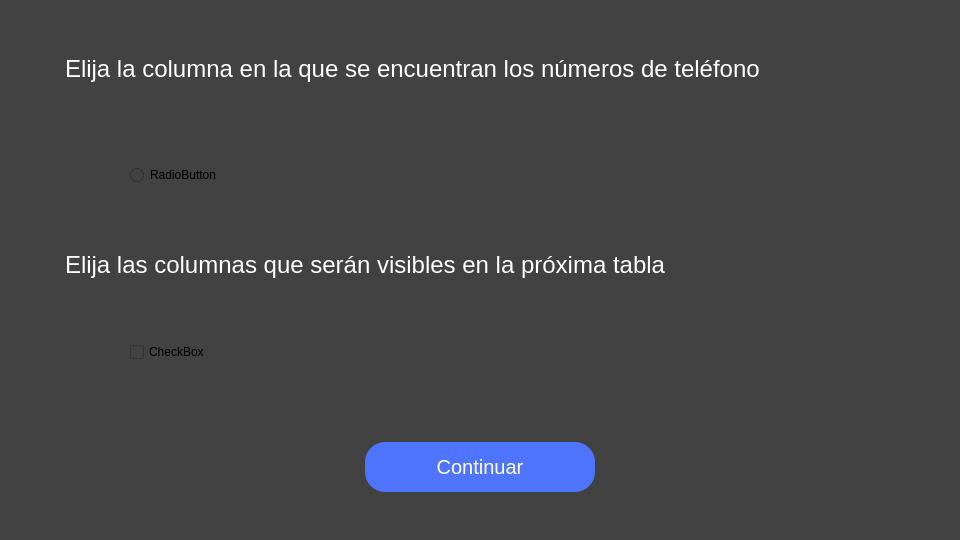
<?xml version="1.0" encoding="UTF-8"?>
<ui version="4.0">
 <class>MainWindow</class>
 <widget class="QMainWindow" name="MainWindow">
  <property name="geometry">
   <rect>
    <x>0</x>
    <y>0</y>
    <width>960</width>
    <height>540</height>
   </rect>
  </property>
  <property name="minimumSize">
   <size>
    <width>960</width>
    <height>540</height>
   </size>
  </property>
  <property name="maximumSize">
   <size>
    <width>960</width>
    <height>540</height>
   </size>
  </property>
  <property name="windowTitle">
   <string>MainWindow</string>
  </property>
  <widget class="QWidget" name="centralwidget">
   <property name="minimumSize">
    <size>
     <width>960</width>
     <height>540</height>
    </size>
   </property>
   <property name="maximumSize">
    <size>
     <width>960</width>
     <height>540</height>
    </size>
   </property>
   <widget class="QStackedWidget" name="stackedWidget">
    <property name="geometry">
     <rect>
      <x>0</x>
      <y>0</y>
      <width>960</width>
      <height>540</height>
     </rect>
    </property>
    <property name="minimumSize">
     <size>
      <width>960</width>
      <height>540</height>
     </size>
    </property>
    <property name="maximumSize">
     <size>
      <width>960</width>
      <height>540</height>
     </size>
    </property>
    <property name="styleSheet">
     <string notr="true">background-color: rgb(66, 66, 66);</string>
    </property>
    <property name="frameShape">
     <enum>QFrame::NoFrame</enum>
    </property>
    <property name="currentIndex">
     <number>0</number>
    </property>
    <widget class="QWidget" name="select_column">
     <property name="minimumSize">
      <size>
       <width>960</width>
       <height>540</height>
      </size>
     </property>
     <property name="maximumSize">
      <size>
       <width>960</width>
       <height>540</height>
      </size>
     </property>
     <widget class="QLabel" name="label_2">
      <property name="geometry">
       <rect>
        <x>65</x>
        <y>44</y>
        <width>771</width>
        <height>51</height>
       </rect>
      </property>
      <property name="styleSheet">
       <string notr="true">background-color: rgba(255, 255, 255, 0);</string>
      </property>
      <property name="text">
       <string>&lt;html&gt;&lt;head/&gt;&lt;body&gt;&lt;p&gt;&lt;span style=&quot; font-size:18pt; color:#ffffff;&quot;&gt;Elija la columna en la que se encuentran los números de teléfono&lt;/span&gt;&lt;/p&gt;&lt;/body&gt;&lt;/html&gt;</string>
      </property>
     </widget>
     <widget class="QFrame" name="select_number_frame">
      <property name="geometry">
       <rect>
        <x>130</x>
        <y>120</y>
        <width>700</width>
        <height>110</height>
       </rect>
      </property>
      <property name="frameShape">
       <enum>QFrame::StyledPanel</enum>
      </property>
      <property name="frameShadow">
       <enum>QFrame::Raised</enum>
      </property>
      <widget class="QWidget" name="gridLayoutWidget">
       <property name="geometry">
        <rect>
         <x>0</x>
         <y>0</y>
         <width>701</width>
         <height>111</height>
        </rect>
       </property>
       <layout class="QGridLayout" name="select_number">
        <item row="0" column="0">
         <widget class="QRadioButton" name="radioButton">
          <property name="text">
           <string>RadioButton</string>
          </property>
         </widget>
        </item>
       </layout>
      </widget>
     </widget>
     <widget class="QLabel" name="label_9">
      <property name="geometry">
       <rect>
        <x>65</x>
        <y>240</y>
        <width>771</width>
        <height>51</height>
       </rect>
      </property>
      <property name="styleSheet">
       <string notr="true">background-color: rgba(255, 255, 255, 0);</string>
      </property>
      <property name="text">
       <string>&lt;html&gt;&lt;head/&gt;&lt;body&gt;&lt;p&gt;&lt;span style=&quot; font-size:18pt; color:#ffffff;&quot;&gt;Elija las columnas que serán visibles en la próxima tabla&lt;/span&gt;&lt;/p&gt;&lt;/body&gt;&lt;/html&gt;</string>
      </property>
     </widget>
     <widget class="QFrame" name="select_columns_frame">
      <property name="geometry">
       <rect>
        <x>130</x>
        <y>297</y>
        <width>700</width>
        <height>110</height>
       </rect>
      </property>
      <property name="frameShape">
       <enum>QFrame::StyledPanel</enum>
      </property>
      <property name="frameShadow">
       <enum>QFrame::Raised</enum>
      </property>
      <widget class="QWidget" name="gridLayoutWidget_3">
       <property name="geometry">
        <rect>
         <x>0</x>
         <y>0</y>
         <width>701</width>
         <height>111</height>
        </rect>
       </property>
       <layout class="QGridLayout" name="select_columns">
        <item row="0" column="0">
         <widget class="QCheckBox" name="checkBox">
          <property name="text">
           <string>CheckBox</string>
          </property>
         </widget>
        </item>
       </layout>
      </widget>
     </widget>
     <widget class="QPushButton" name="start_button_3">
      <property name="geometry">
       <rect>
        <x>365</x>
        <y>442</y>
        <width>230</width>
        <height>50</height>
       </rect>
      </property>
      <property name="font">
       <font>
        <pointsize>15</pointsize>
       </font>
      </property>
      <property name="styleSheet">
       <string notr="true">QPushButton{
	background-color: rgb(79, 117, 255);
border-radius: 20px;
color: white;
}
QPushButton:hover{
	background-color: rgb(76, 163, 255);
}
QPushButton:pressed{
background-color: rgb(79, 117, 255);
}</string>
      </property>
      <property name="text">
       <string>Continuar</string>
      </property>
     </widget>
    </widget>
    <widget class="QWidget" name="main">
     <property name="minimumSize">
      <size>
       <width>960</width>
       <height>540</height>
      </size>
     </property>
     <property name="maximumSize">
      <size>
       <width>960</width>
       <height>540</height>
      </size>
     </property>
     <widget class="QFrame" name="main_frame">
      <property name="geometry">
       <rect>
        <x>0</x>
        <y>0</y>
        <width>960</width>
        <height>540</height>
       </rect>
      </property>
      <property name="minimumSize">
       <size>
        <width>960</width>
        <height>540</height>
       </size>
      </property>
      <property name="maximumSize">
       <size>
        <width>960</width>
        <height>540</height>
       </size>
      </property>
      <property name="autoFillBackground">
       <bool>false</bool>
      </property>
      <property name="styleSheet">
       <string notr="true">background-color: rgb(66, 66, 66);</string>
      </property>
      <property name="frameShape">
       <enum>QFrame::StyledPanel</enum>
      </property>
      <property name="frameShadow">
       <enum>QFrame::Sunken</enum>
      </property>
      <widget class="QLabel" name="label">
       <property name="geometry">
        <rect>
         <x>65</x>
         <y>44</y>
         <width>391</width>
         <height>51</height>
        </rect>
       </property>
       <property name="styleSheet">
        <string notr="true">background-color: rgba(255, 255, 255, 0);</string>
       </property>
       <property name="text">
        <string>&lt;html&gt;&lt;head/&gt;&lt;body&gt;&lt;p&gt;&lt;span style=&quot; font-size:18pt; color:#ffffff;&quot;&gt;Ingrese el mensaje que se enviará&lt;/span&gt;&lt;/p&gt;&lt;/body&gt;&lt;/html&gt;</string>
       </property>
      </widget>
      <widget class="QTextEdit" name="message_text">
       <property name="geometry">
        <rect>
         <x>65</x>
         <y>100</y>
         <width>830</width>
         <height>64</height>
        </rect>
       </property>
       <property name="autoFillBackground">
        <bool>true</bool>
       </property>
       <property name="styleSheet">
        <string notr="true">resize:none;
color: black;
background-color: rgb(217, 217, 217);</string>
       </property>
       <property name="verticalScrollBarPolicy">
        <enum>Qt::ScrollBarAsNeeded</enum>
       </property>
       <property name="tabChangesFocus">
        <bool>false</bool>
       </property>
       <property name="placeholderText">
        <string>Ingrese el texto que mandara.</string>
       </property>
      </widget>
      <widget class="QPushButton" name="start_main_button">
       <property name="geometry">
        <rect>
         <x>365</x>
         <y>442</y>
         <width>230</width>
         <height>50</height>
        </rect>
       </property>
       <property name="font">
        <font>
         <pointsize>15</pointsize>
        </font>
       </property>
       <property name="styleSheet">
        <string notr="true">QPushButton{
	background-color: rgb(79, 117, 255);
border-radius: 20px;
color: white;
}
QPushButton:hover{
	background-color: rgb(76, 163, 255);
}
QPushButton:pressed{
background-color: rgb(79, 117, 255);
}</string>
       </property>
       <property name="text">
        <string>Iniciar</string>
       </property>
      </widget>
      <widget class="QTableWidget" name="tableWidget">
       <property name="geometry">
        <rect>
         <x>190</x>
         <y>191</y>
         <width>578</width>
         <height>216</height>
        </rect>
       </property>
       <property name="sizePolicy">
        <sizepolicy hsizetype="Fixed" vsizetype="Fixed">
         <horstretch>0</horstretch>
         <verstretch>0</verstretch>
        </sizepolicy>
       </property>
       <property name="maximumSize">
        <size>
         <width>2000</width>
         <height>2000</height>
        </size>
       </property>
       <property name="styleSheet">
        <string notr="true">QTableWidget{
	background-color: rgb(255, 255, 255);
gridline-color: rgb(0,206,151);
font-size: 12px;
}
QHeaderView::section{
	background-color: rgb(46, 112, 255);
border: 1px solid rgb(0,0,0);
font-size: 12px;
}
QTableWidget:QTableCornerButton::section{
	background-color: rgb(0,0,0);
border: 1px solid rgb(0,206,151);
}</string>
       </property>
       <property name="frameShadow">
        <enum>QFrame::Raised</enum>
       </property>
       <attribute name="horizontalHeaderVisible">
        <bool>true</bool>
       </attribute>
       <attribute name="horizontalHeaderCascadingSectionResizes">
        <bool>false</bool>
       </attribute>
       <attribute name="horizontalHeaderMinimumSectionSize">
        <number>50</number>
       </attribute>
       <attribute name="horizontalHeaderDefaultSectionSize">
        <number>199</number>
       </attribute>
       <attribute name="horizontalHeaderHighlightSections">
        <bool>true</bool>
       </attribute>
       <attribute name="horizontalHeaderShowSortIndicator" stdset="0">
        <bool>false</bool>
       </attribute>
       <attribute name="horizontalHeaderStretchLastSection">
        <bool>true</bool>
       </attribute>
       <attribute name="verticalHeaderVisible">
        <bool>true</bool>
       </attribute>
      </widget>
     </widget>
    </widget>
    <widget class="QWidget" name="load_browser">
     <property name="maximumSize">
      <size>
       <width>960</width>
       <height>540</height>
      </size>
     </property>
     <widget class="QFrame" name="browser_frame">
      <property name="geometry">
       <rect>
        <x>0</x>
        <y>0</y>
        <width>960</width>
        <height>540</height>
       </rect>
      </property>
      <property name="styleSheet">
       <string notr="true">background-color: rgb(66, 66, 66);</string>
      </property>
      <property name="frameShape">
       <enum>QFrame::StyledPanel</enum>
      </property>
      <property name="frameShadow">
       <enum>QFrame::Raised</enum>
      </property>
      <widget class="QLabel" name="whatsapp_label">
       <property name="geometry">
        <rect>
         <x>405</x>
         <y>170</y>
         <width>150</width>
         <height>150</height>
        </rect>
       </property>
       <property name="styleSheet">
        <string notr="true">background-color: rgba(255, 255, 255, 0);</string>
       </property>
       <property name="text">
        <string/>
       </property>
       <property name="pixmap">
        <pixmap>../assets/icons/main/whatsapp.png</pixmap>
       </property>
       <property name="scaledContents">
        <bool>true</bool>
       </property>
      </widget>
      <widget class="QLabel" name="label_8">
       <property name="geometry">
        <rect>
         <x>65</x>
         <y>44</y>
         <width>391</width>
         <height>51</height>
        </rect>
       </property>
       <property name="styleSheet">
        <string notr="true">background-color: rgba(255, 255, 255, 0);</string>
       </property>
       <property name="text">
        <string>&lt;html&gt;&lt;head/&gt;&lt;body&gt;&lt;p&gt;&lt;span style=&quot; font-size:18pt; color:#ffffff;&quot;&gt;Abriendo Whatsapp Web&lt;/span&gt;&lt;/p&gt;&lt;/body&gt;&lt;/html&gt;</string>
       </property>
      </widget>
     </widget>
    </widget>
    <widget class="QWidget" name="load_qr">
     <property name="minimumSize">
      <size>
       <width>960</width>
       <height>540</height>
      </size>
     </property>
     <property name="maximumSize">
      <size>
       <width>960</width>
       <height>540</height>
      </size>
     </property>
     <widget class="QLabel" name="label_4">
      <property name="geometry">
       <rect>
        <x>405</x>
        <y>170</y>
        <width>150</width>
        <height>150</height>
       </rect>
      </property>
      <property name="styleSheet">
       <string notr="true">background-color: rgba(255, 255, 255, 0);</string>
      </property>
      <property name="text">
       <string/>
      </property>
      <property name="pixmap">
       <pixmap>../assets/icons/main/whatsapp.png</pixmap>
      </property>
      <property name="scaledContents">
       <bool>true</bool>
      </property>
     </widget>
     <widget class="QLabel" name="label_5">
      <property name="geometry">
       <rect>
        <x>65</x>
        <y>44</y>
        <width>461</width>
        <height>51</height>
       </rect>
      </property>
      <property name="text">
       <string>&lt;html&gt;&lt;head/&gt;&lt;body&gt;&lt;p&gt;&lt;span style=&quot; font-size:18pt; color:#ffffff;&quot;&gt;Escanear el código QR de Whatsapp Web&lt;/span&gt;&lt;/p&gt;&lt;/body&gt;&lt;/html&gt;</string>
      </property>
     </widget>
     <widget class="QLabel" name="label_6">
      <property name="geometry">
       <rect>
        <x>65</x>
        <y>379</y>
        <width>301</width>
        <height>31</height>
       </rect>
      </property>
      <property name="text">
       <string>&lt;html&gt;&lt;head/&gt;&lt;body&gt;&lt;p&gt;&lt;span style=&quot; font-size:18pt; color:#ffffff;&quot;&gt;Una vez escaneado, presionar continuar.&lt;/span&gt;&lt;/p&gt;&lt;/body&gt;&lt;/html&gt;</string>
      </property>
     </widget>
     <widget class="QPushButton" name="start_qr_button">
      <property name="geometry">
       <rect>
        <x>365</x>
        <y>431</y>
        <width>230</width>
        <height>50</height>
       </rect>
      </property>
      <property name="font">
       <font>
        <pointsize>15</pointsize>
       </font>
      </property>
      <property name="styleSheet">
       <string notr="true">QPushButton{
	background-color: rgb(79, 117, 255);
border-radius: 20px;
color: white;
}
QPushButton:hover{
	background-color: rgb(76, 163, 255);
}
QPushButton:pressed{
background-color: rgb(79, 117, 255);
}</string>
      </property>
      <property name="text">
       <string>Continuar</string>
      </property>
     </widget>
    </widget>
    <widget class="QWidget" name="main_run">
     <property name="minimumSize">
      <size>
       <width>960</width>
       <height>540</height>
      </size>
     </property>
     <property name="maximumSize">
      <size>
       <width>960</width>
       <height>540</height>
      </size>
     </property>
     <widget class="QFrame" name="main_run_frame">
      <property name="geometry">
       <rect>
        <x>0</x>
        <y>0</y>
        <width>960</width>
        <height>540</height>
       </rect>
      </property>
      <property name="minimumSize">
       <size>
        <width>960</width>
        <height>540</height>
       </size>
      </property>
      <property name="maximumSize">
       <size>
        <width>960</width>
        <height>540</height>
       </size>
      </property>
      <property name="autoFillBackground">
       <bool>false</bool>
      </property>
      <property name="styleSheet">
       <string notr="true">background-color: rgb(66, 66, 66);</string>
      </property>
      <property name="frameShape">
       <enum>QFrame::StyledPanel</enum>
      </property>
      <property name="frameShadow">
       <enum>QFrame::Sunken</enum>
      </property>
      <widget class="QLabel" name="label_10">
       <property name="geometry">
        <rect>
         <x>65</x>
         <y>44</y>
         <width>391</width>
         <height>51</height>
        </rect>
       </property>
       <property name="styleSheet">
        <string notr="true">background-color: rgba(255, 255, 255, 0);</string>
       </property>
       <property name="text">
        <string>&lt;html&gt;&lt;head/&gt;&lt;body&gt;&lt;p&gt;&lt;span style=&quot; font-size:18pt; color:#ffffff;&quot;&gt;Enviando mensajes&lt;/span&gt;&lt;/p&gt;&lt;/body&gt;&lt;/html&gt;</string>
       </property>
      </widget>
      <widget class="QTextEdit" name="message_text_2">
       <property name="geometry">
        <rect>
         <x>65</x>
         <y>100</y>
         <width>830</width>
         <height>64</height>
        </rect>
       </property>
       <property name="autoFillBackground">
        <bool>true</bool>
       </property>
       <property name="styleSheet">
        <string notr="true">resize:none;
color: black;
background-color: rgb(217, 217, 217);</string>
       </property>
       <property name="verticalScrollBarPolicy">
        <enum>Qt::ScrollBarAsNeeded</enum>
       </property>
       <property name="tabChangesFocus">
        <bool>false</bool>
       </property>
       <property name="html">
        <string>&lt;!DOCTYPE HTML PUBLIC &quot;-//W3C//DTD HTML 4.0//EN&quot; &quot;http://www.w3.org/TR/REC-html40/strict.dtd&quot;&gt;
&lt;html&gt;&lt;head&gt;&lt;meta name=&quot;qrichtext&quot; content=&quot;1&quot; /&gt;&lt;style type=&quot;text/css&quot;&gt;
p, li { white-space: pre-wrap; }
&lt;/style&gt;&lt;/head&gt;&lt;body style=&quot; font-family:'Noto Sans'; font-size:11pt; font-weight:400; font-style:normal;&quot;&gt;
&lt;p style=&quot; margin-top:0px; margin-bottom:0px; margin-left:0px; margin-right:0px; -qt-block-indent:0; text-indent:0px;&quot;&gt;Texto mandado&lt;/p&gt;&lt;/body&gt;&lt;/html&gt;</string>
       </property>
       <property name="placeholderText">
        <string>Ingrese el texto que mandara.</string>
       </property>
      </widget>
      <widget class="QPushButton" name="stop_button">
       <property name="geometry">
        <rect>
         <x>133</x>
         <y>428</y>
         <width>45</width>
         <height>45</height>
        </rect>
       </property>
       <property name="font">
        <font>
         <pointsize>15</pointsize>
        </font>
       </property>
       <property name="styleSheet">
        <string notr="true">background-color: rgba(255, 255, 255, 0);</string>
       </property>
       <property name="text">
        <string/>
       </property>
       <property name="icon">
        <iconset>
         <normaloff>../assets/icons/main/boton-detener.png</normaloff>../assets/icons/main/boton-detener.png</iconset>
       </property>
       <property name="iconSize">
        <size>
         <width>45</width>
         <height>45</height>
        </size>
       </property>
       <property name="flat">
        <bool>true</bool>
       </property>
      </widget>
      <widget class="QTableWidget" name="tableWidget_2">
       <property name="geometry">
        <rect>
         <x>190</x>
         <y>191</y>
         <width>578</width>
         <height>216</height>
        </rect>
       </property>
       <property name="sizePolicy">
        <sizepolicy hsizetype="Fixed" vsizetype="Fixed">
         <horstretch>0</horstretch>
         <verstretch>0</verstretch>
        </sizepolicy>
       </property>
       <property name="maximumSize">
        <size>
         <width>2000</width>
         <height>2000</height>
        </size>
       </property>
       <property name="styleSheet">
        <string notr="true">QTableWidget{
	background-color: rgb(255, 255, 255);
gridline-color: rgb(0,206,151);
font-size: 12px;
}
QHeaderView::section{
	background-color: rgb(46, 112, 255);
border: 1px solid rgb(0,0,0);
font-size: 12px;
}
QTableWidget:QTableCornerButton::section{
	background-color: rgb(0,0,0);
border: 1px solid rgb(0,206,151);
}</string>
       </property>
       <property name="frameShadow">
        <enum>QFrame::Raised</enum>
       </property>
       <attribute name="horizontalHeaderVisible">
        <bool>true</bool>
       </attribute>
       <attribute name="horizontalHeaderCascadingSectionResizes">
        <bool>false</bool>
       </attribute>
       <attribute name="horizontalHeaderMinimumSectionSize">
        <number>50</number>
       </attribute>
       <attribute name="horizontalHeaderDefaultSectionSize">
        <number>199</number>
       </attribute>
       <attribute name="horizontalHeaderHighlightSections">
        <bool>true</bool>
       </attribute>
       <attribute name="horizontalHeaderShowSortIndicator" stdset="0">
        <bool>false</bool>
       </attribute>
       <attribute name="horizontalHeaderStretchLastSection">
        <bool>true</bool>
       </attribute>
       <attribute name="verticalHeaderVisible">
        <bool>true</bool>
       </attribute>
      </widget>
      <widget class="QProgressBar" name="progressBar">
       <property name="geometry">
        <rect>
         <x>194</x>
         <y>429</y>
         <width>572</width>
         <height>44</height>
        </rect>
       </property>
       <property name="value">
        <number>24</number>
       </property>
      </widget>
     </widget>
    </widget>
    <widget class="QWidget" name="finish">
     <property name="minimumSize">
      <size>
       <width>960</width>
       <height>540</height>
      </size>
     </property>
     <property name="maximumSize">
      <size>
       <width>960</width>
       <height>540</height>
      </size>
     </property>
     <widget class="QFrame" name="finish_frame">
      <property name="geometry">
       <rect>
        <x>0</x>
        <y>0</y>
        <width>960</width>
        <height>540</height>
       </rect>
      </property>
      <property name="minimumSize">
       <size>
        <width>960</width>
        <height>540</height>
       </size>
      </property>
      <property name="maximumSize">
       <size>
        <width>960</width>
        <height>540</height>
       </size>
      </property>
      <property name="autoFillBackground">
       <bool>false</bool>
      </property>
      <property name="styleSheet">
       <string notr="true">background-color: rgb(66, 66, 66);</string>
      </property>
      <property name="frameShape">
       <enum>QFrame::StyledPanel</enum>
      </property>
      <property name="frameShadow">
       <enum>QFrame::Sunken</enum>
      </property>
      <widget class="QLabel" name="label_11">
       <property name="geometry">
        <rect>
         <x>65</x>
         <y>44</y>
         <width>391</width>
         <height>51</height>
        </rect>
       </property>
       <property name="styleSheet">
        <string notr="true">background-color: rgba(255, 255, 255, 0);</string>
       </property>
       <property name="text">
        <string>&lt;html&gt;&lt;head/&gt;&lt;body&gt;&lt;p&gt;&lt;span style=&quot; font-size:18pt; color:#ffffff;&quot;&gt;Mensajes enviados&lt;/span&gt;&lt;/p&gt;&lt;/body&gt;&lt;/html&gt;</string>
       </property>
      </widget>
      <widget class="QTableWidget" name="tableWidget_3">
       <property name="geometry">
        <rect>
         <x>180</x>
         <y>150</y>
         <width>578</width>
         <height>216</height>
        </rect>
       </property>
       <property name="sizePolicy">
        <sizepolicy hsizetype="Fixed" vsizetype="Fixed">
         <horstretch>0</horstretch>
         <verstretch>0</verstretch>
        </sizepolicy>
       </property>
       <property name="maximumSize">
        <size>
         <width>2000</width>
         <height>2000</height>
        </size>
       </property>
       <property name="styleSheet">
        <string notr="true">QTableWidget{
	background-color: rgb(255, 255, 255);
gridline-color: rgb(0,206,151);
font-size: 12px;
}
QHeaderView::section{
	background-color: rgb(46, 112, 255);
border: 1px solid rgb(0,0,0);
font-size: 12px;
}
QTableWidget:QTableCornerButton::section{
	background-color: rgb(0,0,0);
border: 1px solid rgb(0,206,151);
}</string>
       </property>
       <property name="frameShadow">
        <enum>QFrame::Raised</enum>
       </property>
       <attribute name="horizontalHeaderVisible">
        <bool>true</bool>
       </attribute>
       <attribute name="horizontalHeaderCascadingSectionResizes">
        <bool>false</bool>
       </attribute>
       <attribute name="horizontalHeaderMinimumSectionSize">
        <number>50</number>
       </attribute>
       <attribute name="horizontalHeaderDefaultSectionSize">
        <number>199</number>
       </attribute>
       <attribute name="horizontalHeaderHighlightSections">
        <bool>true</bool>
       </attribute>
       <attribute name="horizontalHeaderShowSortIndicator" stdset="0">
        <bool>false</bool>
       </attribute>
       <attribute name="horizontalHeaderStretchLastSection">
        <bool>true</bool>
       </attribute>
       <attribute name="verticalHeaderVisible">
        <bool>true</bool>
       </attribute>
      </widget>
      <widget class="QPushButton" name="restar_button">
       <property name="geometry">
        <rect>
         <x>602</x>
         <y>417</y>
         <width>230</width>
         <height>50</height>
        </rect>
       </property>
       <property name="font">
        <font>
         <pointsize>15</pointsize>
        </font>
       </property>
       <property name="styleSheet">
        <string notr="true">QPushButton{
	background-color: rgb(79, 117, 255);
border-radius: 20px;
color: white;
}
QPushButton:hover{
	background-color: rgb(76, 163, 255);
}
QPushButton:pressed{
background-color: rgb(79, 117, 255);
}</string>
       </property>
       <property name="text">
        <string>Iniciar</string>
       </property>
      </widget>
      <widget class="QPushButton" name="close_button">
       <property name="geometry">
        <rect>
         <x>162</x>
         <y>417</y>
         <width>230</width>
         <height>50</height>
        </rect>
       </property>
       <property name="font">
        <font>
         <pointsize>15</pointsize>
        </font>
       </property>
       <property name="styleSheet">
        <string notr="true">QPushButton{
	background-color: rgb(79, 117, 255);
border-radius: 20px;
color: white;
}
QPushButton:hover{
	background-color: rgb(76, 163, 255);
}
QPushButton:pressed{
background-color: rgb(79, 117, 255);
}</string>
       </property>
       <property name="text">
        <string>Iniciar</string>
       </property>
      </widget>
     </widget>
    </widget>
    <widget class="QWidget" name="error">
     <widget class="QLabel" name="label_12">
      <property name="geometry">
       <rect>
        <x>65</x>
        <y>44</y>
        <width>391</width>
        <height>51</height>
       </rect>
      </property>
      <property name="styleSheet">
       <string notr="true">background-color: rgba(255, 255, 255, 0);</string>
      </property>
      <property name="text">
       <string>&lt;html&gt;&lt;head/&gt;&lt;body&gt;&lt;p&gt;&lt;span style=&quot; font-size:18pt; color:#ffffff;&quot;&gt;!Ha ocurrido un error!&lt;/span&gt;&lt;/p&gt;&lt;/body&gt;&lt;/html&gt;</string>
      </property>
     </widget>
     <widget class="QFrame" name="error_frame">
      <property name="geometry">
       <rect>
        <x>65</x>
        <y>110</y>
        <width>801</width>
        <height>301</height>
       </rect>
      </property>
      <property name="frameShape">
       <enum>QFrame::StyledPanel</enum>
      </property>
      <property name="frameShadow">
       <enum>QFrame::Raised</enum>
      </property>
     </widget>
    </widget>
   </widget>
  </widget>
 </widget>
 <resources/>
 <connections/>
</ui>
